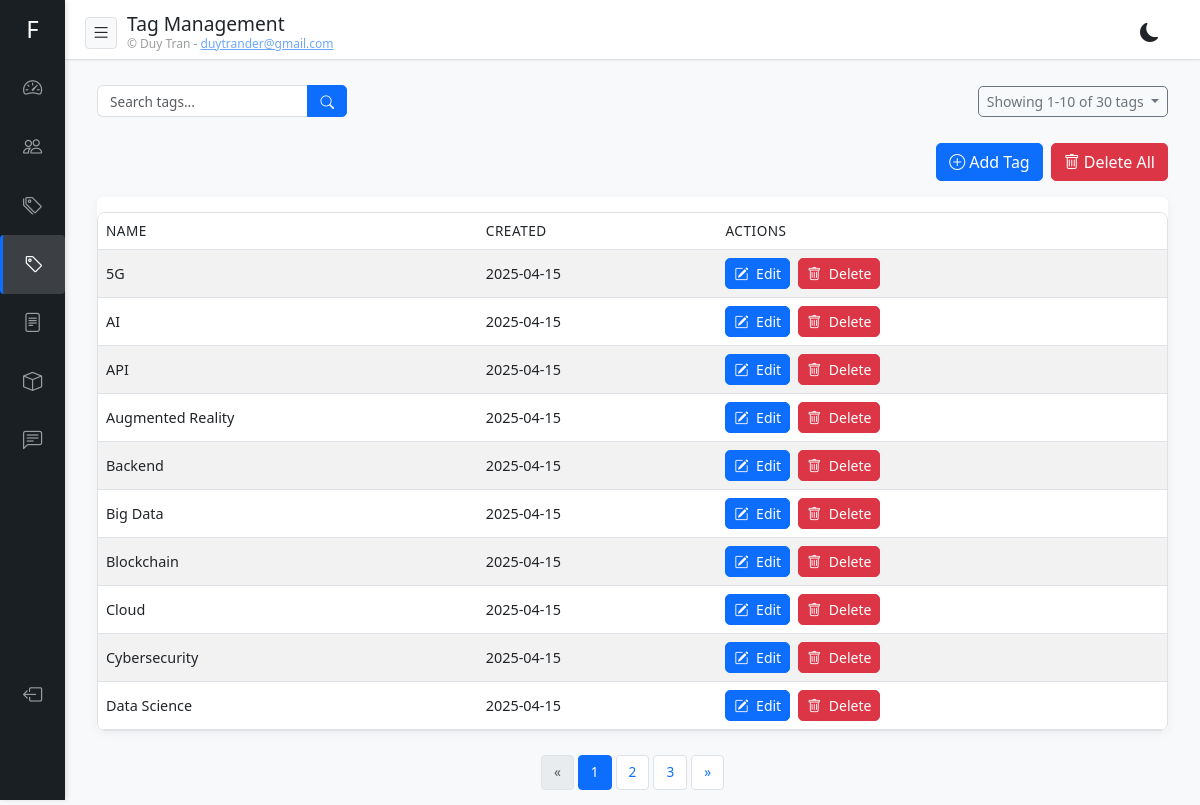
The page /admin/tags/ (signed in) on the database its author committed.
### app/models.py (models this page shows)
class TagBase(SQLModel):
    name: str = Field(max_length=50, index=True, unique=True)

class Tag(TagBase, table=True):
    id: Optional[int] = Field(default=None, primary_key=True)
    created_at: datetime = Field(default_factory=datetime.utcnow)
    updated_at: datetime = Field(default_factory=datetime.utcnow, sa_column_kwargs={"onupdate": datetime.utcnow})
    articles: List["Article"] = Relationship(back_populates="tags", link_model=ArticleTagLink)

### app/routers/tags.py (the view)
@router.get("/", response_class=HTMLResponse)
async def admin_tags(
    request: Request,
    q: str = None,
    page: int = 1,
    page_size: int = 10,
    db: Session = Depends(get_db)
):
    user = await get_user_from_cookie(request, db)
    if not user or not user.is_superuser:
        return RedirectResponse(url="/admin/login", status_code=303)
    query = select(Tag)
    if q:
        search_term = f"%{q}%"
        query = query.where(
            Tag.name.ilike(search_term)
        )
    count_query = select(func.count()).select_from(query.subquery())
    total_records = db.execute(count_query).scalar_one()
    total_pages = (total_records + page_size - 1) // page_size
    page = max(1, min(page, total_pages) if total_pages > 0 else 1)
    offset = (page - 1) * page_size
    paginated_query = query.order_by(Tag.name).offset(offset).limit(page_size)
    tags = db.execute(paginated_query).scalars().all()
    return templates.TemplateResponse(
        "admin/tags/list.html",
        {
            "request": request,
            "user": user,
            "tags": tags,
            "query": q,
            "message": request.query_params.get("message"),
            "pagination": {
                "page": page,
                "page_size": page_size,
                "total_pages": total_pages,
                "total_records": total_records,
                "has_prev": page > 1,
                "has_next": page < total_pages
            }
        }
    )

### templates/admin/tags/list.html (shortened to what this page needs)
{% extends "admin/base.html" %}  {% block header_title %}Tag Management{% endblock %} {% block
content %}
<div class="container-fluid">
  <div class="row mb-3">
    <div class="col-12 col-md-6 mb-3 mb-md-0">
      <form action="/admin/tags" method="get" class="search-form d-flex">
        <div class="input-group">
          <input
            type="text"
            name="q"
            class="form-control"
            placeholder="Search tags..."
            value="{{ query or '' }}"
          />
          <button class="btn btn-primary" type="submit">
            <i class="bi bi-search"></i>
          </button>
        </div>
      </form>
    </div>
    <div
      class="col-12 col-md-6 d-flex justify-content-md-end align-items-center mt-2 mt-md-0"
    >
      {% set item_name = 'tags' %} {% set url_path = '/admin/tags' %} {% include
      "admin/components/pagination_info.html" %}
    </div>
  </div>
  <div class="row">
    <div class="col-12">
       {% if tags %}
      <div class="d-flex justify-content-end mb-3 gap-2">
        <a href="/admin/tags/add" class="btn btn-primary">
          <i class="bi bi-plus-circle me-1"></i><span>Add Tag</span>
        </a>
        {% if tags and tags|length > 0 %}
        <a href="/admin/tags/delete-all" class="btn btn-danger">
          <i class="bi bi-trash me-1"></i><span>Delete All</span>
        </a>
        {% endif %}
      </div>
      <div class="d-none d-lg-block mb-4">
        <div class="card">
          <div class="card-body">
            <div class="table-responsive">
              <table class="table table-striped table-hover">
                <thead>
                  <tr>
                    <th>Name</th>
                    <th>Created</th>
                    <th>Actions</th>
                  </tr>
                </thead>
                <tbody>
                  {% for tag in tags %}
                  <tr>
                    <td>{{ tag.name }}</td>
                    <td>{{ tag.created_at.strftime('%Y-%m-%d') }}</td>
                    <td>
                      <div class="d-flex gap-2">
                        <a
                          href="/admin/tags/{{ tag.id }}/edit"
                          class="btn btn-sm btn-primary"
                          title="Edit"
                        >
                          <i class="bi bi-pencil-square"></i>
                          <span class="d-none d-md-inline-block ms-1"
                            >Edit</span
                          >
                        </a>
                        <button
                          type="button"
                          class="btn btn-sm btn-danger"
                          data-bs-toggle="modal"
                          data-bs-target="#deleteModal{{ tag.id }}"
                          title="Delete"
                        >
                          <i class="bi bi-trash"></i>
                          <span class="d-none d-md-inline-block ms-1"
                            >Delete</span
                          >
                        </button>
                      </div>
                    </td>
                  </tr>
                  {% endfor %}
                </tbody>
              </table>
            </div>
          </div>
        </div>
      </div>
       {% else %}
      <div class="alert alert-info mb-0" role="alert">
        No tags found.
        <a href="/admin/tags/add" class="alert-link">Create a new one</a>
      </div>
      {% endif %}
      <div class="pagination-container">
        {% set url_path = '/admin/tags' %} {% include
        "admin/components/pagination.html" %}
      </div>
    </div>
  </div>
</div>
{% endblock %}

### templates/admin/base.html (style rules this page uses)
:root { --primary-color: #0d6efd; --secondary-color: #6c757d; --success-color: #28a745; --danger-color: #dc3545; --sidebar-width: 200px; --sidebar-collapsed-width: 70px; --bg-color: #f8f9fa; --text-color: #212529; --card-bg: #fff; --border-color: #dee2e6; --sidebar-bg: #212529; --sidebar-text: rgba(255, 255, 255, 0.8); --sidebar-active-bg: rgba(255, 255, 255, 0.1); --card-shadow: 0 2px 10px rgba(0, 0, 0, 0.05); --input-bg: #fff; --input-text: #212529; --filter-bg: #f8f9fa; --hover-bg: rgba(0, 0, 0, 0.02); }
body { font-family: "Segoe UI", Tahoma, Geneva, Verdana, sans-serif; margin: 0; padding: 0; background-color: var(--bg-color); color: var(--text-color); overflow-x: hidden; transition: background-color 0.3s ease, color 0.3s ease; }
.table-responsive { overflow-x: auto; }
.table { width: 100%; margin-bottom: 0; }
.table th { white-space: nowrap; }
.card { border: none; border-radius: 10px; box-shadow: var(--card-shadow); margin-bottom: 20px; overflow: hidden; background-color: var(--card-bg); color: var(--text-color); }
.card-body { padding: 20px; }
.btn { border-radius: 5px; font-weight: 500; }
.btn-primary { background-color: var(--primary-color); border-color: var(--primary-color); }
.btn-danger { background-color: var(--danger-color); border-color: var(--danger-color); }
.card { border: none; border-radius: 10px; box-shadow: 0 2px 10px rgba(0, 0, 0, 0.05); margin-bottom: 20px; overflow: hidden; }
@media (min-width: 768px) and (max-width: 1200px) { .table-responsive { background: var(--card-bg); border-radius: 8px; box-shadow: 0 1px 3px rgba(0,0,0,0.05); border: 1px solid var(--border-color); margin-top: 15px; overflow-x: auto; } }
@media (min-width: 768px) and (max-width: 1200px) { .table { margin: 0; width: 100%; border-collapse: separate; border-spacing: 0; } }
@media (min-width: 768px) and (max-width: 1200px) { .table thead th { background-color: var(--card-bg); font-weight: 500; font-size: 0.85rem; padding: 10px 15px; border-bottom: 1px solid var(--border-color); color: var(--text-color); white-space: nowrap; text-transform: uppercase; letter-spacing: 0.5px; position: sticky; top: 0; z-index: 10; } }
@media (min-width: 768px) and (max-width: 1200px) { .table tbody td { padding: 12px 15px; vertical-align: middle; font-size: 0.9rem; color: var(--text-color); border-bottom: 1px solid var(--border-color); } }
@media (min-width: 768px) and (max-width: 1200px) { .table tbody tr:nth-of-type(odd) { background-color: var(--bg-color); } }
@media (min-width: 768px) and (max-width: 1200px) { .search-form { max-width: 250px; margin: 10px 0; } }
@media (min-width: 768px) and (max-width: 1200px) { .search-form .input-group { height: 32px; } }
@media (min-width: 768px) and (max-width: 1200px) { .search-form .form-control { height: 32px; padding: 6px 12px; font-size: 0.85rem; border: 1px solid rgba(0,0,0,0.1); border-right: none; } }
@media (min-width: 768px) and (max-width: 1200px) { .search-form .btn { height: 32px; padding: 6px 12px; font-size: 0.85rem; } }
@media (min-width: 768px) and (max-width: 1200px) { .card { margin-bottom: 15px; border-radius: 6px; } }
@media (min-width: 768px) and (max-width: 1200px) { .card-body { padding: 15px; } }
@media (min-width: 768px) and (max-width: 1200px) { .form-control, .form-select { font-size: 0.9rem; } }
@media (min-width: 768px) and (max-width: 1200px) { .d-flex { display: flex !important; } }
@media (min-width: 768px) and (max-width: 1200px) { .align-items-center { align-items: center !important; } }
.table { color: var(--text-color); }
.form-control, .form-select { background-color: var(--input-bg); color: var(--input-text); border-color: var(--border-color); }

### templates/admin/tags/list.html (style rules this page uses)
.table tr td, .table tr th { padding: 0.5rem; }
.table-responsive { padding: 0; }
.card-body { padding: 0; }

### rows shown on the page
Tag: name "5G", created_at "2025-04-15"
Tag: name "AI", created_at "2025-04-15"
Tag: name "API", created_at "2025-04-15"
Tag: name "Augmented Reality", created_at "2025-04-15"
Tag: name "Backend", created_at "2025-04-15"
Tag: name "Big Data", created_at "2025-04-15"
Tag: name "Blockchain", created_at "2025-04-15"
Tag: name "Cloud", created_at "2025-04-15"
Tag: name "Cybersecurity", created_at "2025-04-15"
Tag: name "Data Science", created_at "2025-04-15"

### other values the page prints
{{ from_record }} "1"
{{ to_record }} "10"
{{ pagination.total_records }} "30"
{{ item_name }} "tags"
{{ p }} "1" "2" "3"
